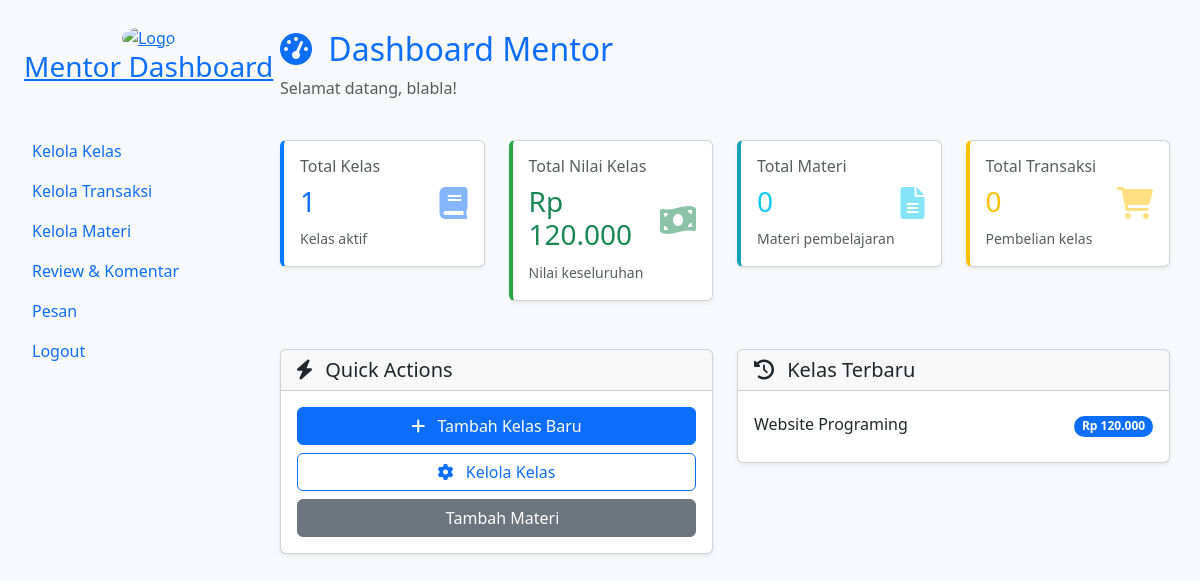
Before: /page/mentor-dashboard.php (signed in) with the older database file.
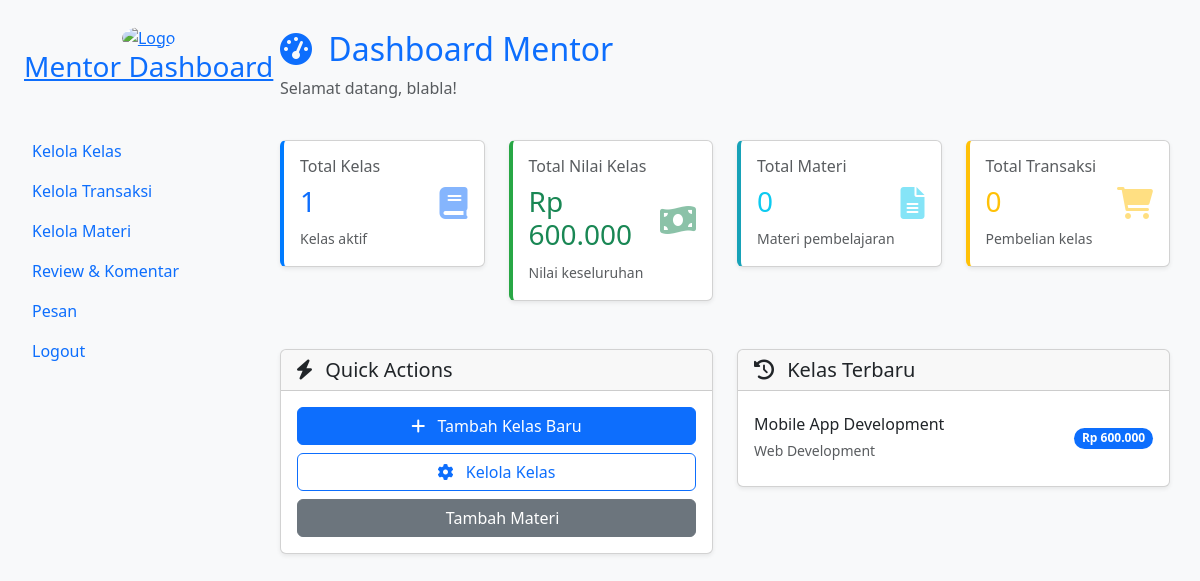
After: the same page with the newer database file.
### tables this page shows
CREATE TABLE `tb_kelas` (
  `id_kelas` int(30) NOT NULL AUTO_INCREMENT,
  `id_mentor` int(30) NOT NULL,
  `nama_kelas` varchar(255) NOT NULL,
  `kategori` enum('SQL','Design','Java','Web Development','Bisnis','Ekonomi','Psikologi','IT','Python') NOT NULL,
  `harga` decimal(10,2) NOT NULL,
  `profil_kelas` varchar(100) DEFAULT NULL,
  `badge` varchar(100) DEFAULT NULL,
  `description` text DEFAULT NULL,
  `status_publikasi` enum('draft','pending','approved','rejected') NOT NULL DEFAULT 'draft',
  `tanggal_rilis` DATE DEFAULT NULL,
  PRIMARY KEY (`id_kelas`)
);

### page/mentor-dashboard.php (the view, shortened to what the changed rows need)
<?php
require 'db.php';
$user_id = $_SESSION['id'];
$mentor_query = $conn->prepare("SELECT id_mentor FROM tb_mentor WHERE id_user = ?");
$mentor_query->bind_param("i", $user_id);
$mentor_query->execute();
$mentor_result = $mentor_query->get_result();
$mentor_row = $mentor_result->fetch_assoc();
$id_mentor = $mentor_row['id_mentor'];
$stmt_stats = $conn->prepare("
    SELECT
    COUNT(DISTINCT k.id_kelas) AS total_kelas,
    COALESCE(SUM(k.harga), 0) AS total_nilai_kelas
    FROM tb_kelas k
    WHERE k.id_mentor = ?
");
$stmt_stats->bind_param("i", $id_mentor);
$stmt_stats->execute();
$stats_result = $stmt_stats->get_result();
$stats = $stats_result->fetch_assoc();
$recent_classes_query = $conn->prepare("
    SELECT nama_kelas, kategori, harga
    FROM tb_kelas
    WHERE id_mentor = ?
    ORDER BY id_kelas DESC
    LIMIT 5
");
$recent_classes_query->bind_param("i", $id_mentor);
$recent_classes_query->execute();
$recent_classes_result = $recent_classes_query->get_result();
?>
<!DOCTYPE html>
<html lang="en">
<head>
    <link href="https://cdn.jsdelivr.net/npm/bootstrap@5.3.3/dist/css/bootstrap.min.css" rel="stylesheet">
    <link rel="stylesheet" href="https://cdnjs.cloudflare.com/ajax/libs/font-awesome/6.0.0/css/all.min.css">
</head>
<body class="bg-light">
    <div class="content-wrapper" style="margin-left: 250px; padding: 30px;">
        <div class="row mb-4">
            <div class="col-12">
                <h2 class="text-primary">
                    <i class="fas fa-tachometer-alt me-2"></i>
                    Dashboard Mentor
                </h2>
            </div>
        </div>
        <div class="row mb-5">
            <div class="col-md-3">
                <div class="card stat-card success shadow-sm">
                    <div class="card-body">
                        <div class="d-flex justify-content-between">
                            <div>
                                <h6 class="card-title text-muted">Total Nilai Kelas</h6>
                                <h3 class="text-success">Rp <?= number_format($stats['total_nilai_kelas'] ?? 0, 0, ',', '.') ?></h3>
                                <small class="text-muted">Nilai keseluruhan</small>
                            </div>
                        </div>
                    </div>
                </div>
            </div>
        </div>
        <div class="row">
            <div class="col-md-6">
                <div class="card shadow-sm">
                    <div class="card-body">
                        <?php if ($recent_classes_result->num_rows > 0): ?>
                            <div class="list-group list-group-flush">
                                <?php while ($class = $recent_classes_result->fetch_assoc()): ?>
                                    <div class="list-group-item d-flex justify-content-between align-items-center px-0">
                                        <div>
                                            <h6 class="mb-1"><?= htmlspecialchars($class['nama_kelas']) ?></h6>
                                            <small class="text-muted"><?= htmlspecialchars($class['kategori']) ?></small>
                                        </div>
                                        <span class="badge bg-primary rounded-pill">
                                            Rp <?= number_format($class['harga'], 0, ',', '.') ?>
                                        </span>
                                    </div>
                                <?php endwhile; ?>
                            </div>
                        <?php else: ?>
                            <p class="text-muted text-center mb-0">Belum ada kelas yang dibuat</p>
                        <?php endif; ?>
                    </div>
                </div>
            </div>
        </div>
    </div>
</body>
</html>

Changed rows visible on the page:
removed tb_kelas: nama_kelas "Website Programing", harga "120.000"
added tb_kelas: nama_kelas "Mobile App Development", kategori "Web Development", harga "600.000"
Other visible differences:
$stats['total_nilai_kelas']: "120.000" → "600.000"
